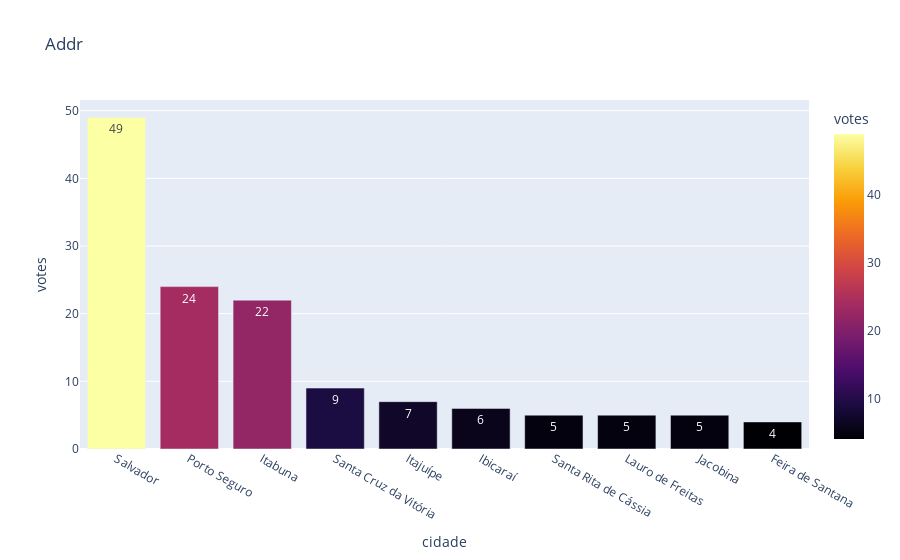

Notebook code cell kept with this figure:
### Code cell
import plotly.express as px

fig = px.bar(df_temp_city.sort_values('votes', ascending=False).head(10),
             x='cidade',
             y='votes',
             color='votes',
             color_continuous_scale="inferno",
             hover_data=['percentage'],
             text_auto='votes',
             title='Addr')
fig.show()

### Figure 1 — Plotly figure (JSON) as saved in the notebook; plotly's stock layout.template omitted (floating-point values rounded to 4 significant figures)
{"data": [{"alignmentgroup": "True", "customdata": [["0,00%"], ["0,04%"], ["0,02%"], ["0,35%"], ["0,06%"], ["0,05%"], ["0,04%"], ["0,01%"], ["0,01%"], ["0,00%"]], "hovertemplate": "cidade=%{x}<br>votes=%{marker.color}<br>percentage=%{customdata[0]}<extra></extra>", "legendgroup": "", "marker": {"color": [49, 24, 22, 9, 7, 6, 5, 5, 5, 4], "coloraxis": "coloraxis", "pattern": {"shape": ""}}, "name": "", "offsetgroup": "", "orientation": "v", "showlegend": false, "textposition": "auto", "texttemplate": "%{y:votes}", "type": "bar", "x": ["Salvador", "Porto Seguro", "Itabuna", "Santa Cruz da Vitória", "Itajuípe", "Ibicaraí", "Santa Rita de Cássia", "Lauro de Freitas", "Jacobina", "Feira de Santana"], "xaxis": "x", "y": [49, 24, 22, 9, 7, 6, 5, 5, 5, 4], "yaxis": "y"}], "layout": {"barmode": "relative", "coloraxis": {"colorbar": {"title": {"text": "votes"}}, "colorscale": [[0, "#000004"], [0.1111, "#1b0c41"], [0.2222, "#4a0c6b"], [0.3333, "#781c6d"], [0.4444, "#a52c60"], [0.5556, "#cf4446"], [0.6667, "#ed6925"], [0.7778, "#fb9b06"], [0.8889, "#f7d13d"], [1, "#fcffa4"]]}, "legend": {"tracegroupgap": 0}, "title": {"text": "Addr"}, "xaxis": {"anchor": "y", "domain": [0, 1], "title": {"text": "cidade"}}, "yaxis": {"anchor": "x", "domain": [0, 1], "title": {"text": "votes"}}}}
